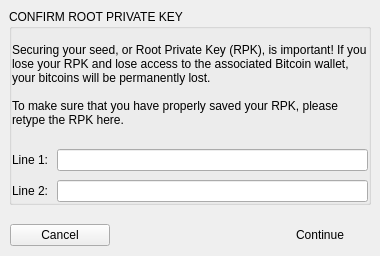
<?xml version="1.0" encoding="UTF-8"?>
<ui version="4.0">
 <class>NewWalletSeedConfirmDialog</class>
 <widget class="QDialog" name="NewWalletSeedConfirmDialog">
  <property name="geometry">
   <rect>
    <x>0</x>
    <y>0</y>
    <width>380</width>
    <height>256</height>
   </rect>
  </property>
  <property name="windowTitle">
   <string>Root Private Key</string>
  </property>
  <layout class="QVBoxLayout" name="verticalLayout_3">
   <property name="spacing">
    <number>0</number>
   </property>
   <property name="leftMargin">
    <number>0</number>
   </property>
   <property name="topMargin">
    <number>0</number>
   </property>
   <property name="rightMargin">
    <number>0</number>
   </property>
   <property name="bottomMargin">
    <number>0</number>
   </property>
   <item>
    <layout class="QVBoxLayout" name="verticalLayout" stretch="9,1">
     <property name="leftMargin">
      <number>0</number>
     </property>
     <property name="topMargin">
      <number>0</number>
     </property>
     <property name="rightMargin">
      <number>0</number>
     </property>
     <property name="bottomMargin">
      <number>0</number>
     </property>
     <item>
      <layout class="QVBoxLayout" name="verticalLayout_4">
       <property name="spacing">
        <number>9</number>
       </property>
       <property name="leftMargin">
        <number>9</number>
       </property>
       <property name="topMargin">
        <number>9</number>
       </property>
       <property name="rightMargin">
        <number>9</number>
       </property>
       <property name="bottomMargin">
        <number>9</number>
       </property>
       <item>
        <widget class="QGroupBox" name="groupBox">
         <property name="title">
          <string>CONFIRM ROOT PRIVATE KEY</string>
         </property>
         <layout class="QVBoxLayout" name="verticalLayout_2">
          <property name="spacing">
           <number>9</number>
          </property>
          <property name="leftMargin">
           <number>0</number>
          </property>
          <property name="topMargin">
           <number>0</number>
          </property>
          <property name="rightMargin">
           <number>0</number>
          </property>
          <property name="bottomMargin">
           <number>0</number>
          </property>
          <item>
           <widget class="QLabel" name="label">
            <property name="text">
             <string>Securing your seed, or Root Private Key (RPK), is important! If you lose your RPK and lose access to the associated Bitcoin wallet, your bitcoins will be permanently lost.

To make sure that you have properly saved your RPK, please retype the RPK here.</string>
            </property>
            <property name="wordWrap">
             <bool>true</bool>
            </property>
           </widget>
          </item>
          <item>
           <layout class="QGridLayout" name="gridLayout">
            <property name="leftMargin">
             <number>0</number>
            </property>
            <property name="rightMargin">
             <number>0</number>
            </property>
            <property name="spacing">
             <number>9</number>
            </property>
            <item row="0" column="0">
             <widget class="QLabel" name="label_3">
              <property name="text">
               <string>Line 1:</string>
              </property>
             </widget>
            </item>
            <item row="1" column="0">
             <widget class="QLabel" name="label_2">
              <property name="text">
               <string>Line 2:</string>
              </property>
             </widget>
            </item>
            <item row="0" column="1">
             <widget class="QLineEdit" name="lineEditLine1"/>
            </item>
            <item row="1" column="1">
             <widget class="QLineEdit" name="lineEditLine2"/>
            </item>
           </layout>
          </item>
         </layout>
        </widget>
       </item>
      </layout>
     </item>
     <item>
      <widget class="QWidget" name="horizontalWidget" native="true">
       <property name="buttonBar" stdset="0">
        <bool>true</bool>
       </property>
       <layout class="QHBoxLayout" name="horizontalLayout">
        <property name="spacing">
         <number>10</number>
        </property>
        <property name="leftMargin">
         <number>10</number>
        </property>
        <property name="topMargin">
         <number>10</number>
        </property>
        <property name="rightMargin">
         <number>10</number>
        </property>
        <property name="bottomMargin">
         <number>10</number>
        </property>
        <item>
         <widget class="QPushButton" name="btnCancel">
          <property name="minimumSize">
           <size>
            <width>100</width>
            <height>0</height>
           </size>
          </property>
          <property name="text">
           <string>Cancel</string>
          </property>
         </widget>
        </item>
        <item>
         <spacer name="horizontalSpacer">
          <property name="orientation">
           <enum>Qt::Horizontal</enum>
          </property>
          <property name="sizeHint" stdset="0">
           <size>
            <width>40</width>
            <height>20</height>
           </size>
          </property>
         </spacer>
        </item>
        <item>
         <widget class="QPushButton" name="btnContinue">
          <property name="minimumSize">
           <size>
            <width>100</width>
            <height>0</height>
           </size>
          </property>
          <property name="text">
           <string>Continue</string>
          </property>
          <property name="default">
           <bool>true</bool>
          </property>
          <property name="flat">
           <bool>true</bool>
          </property>
         </widget>
        </item>
       </layout>
      </widget>
     </item>
    </layout>
   </item>
  </layout>
 </widget>
 <resources/>
 <connections/>
</ui>
